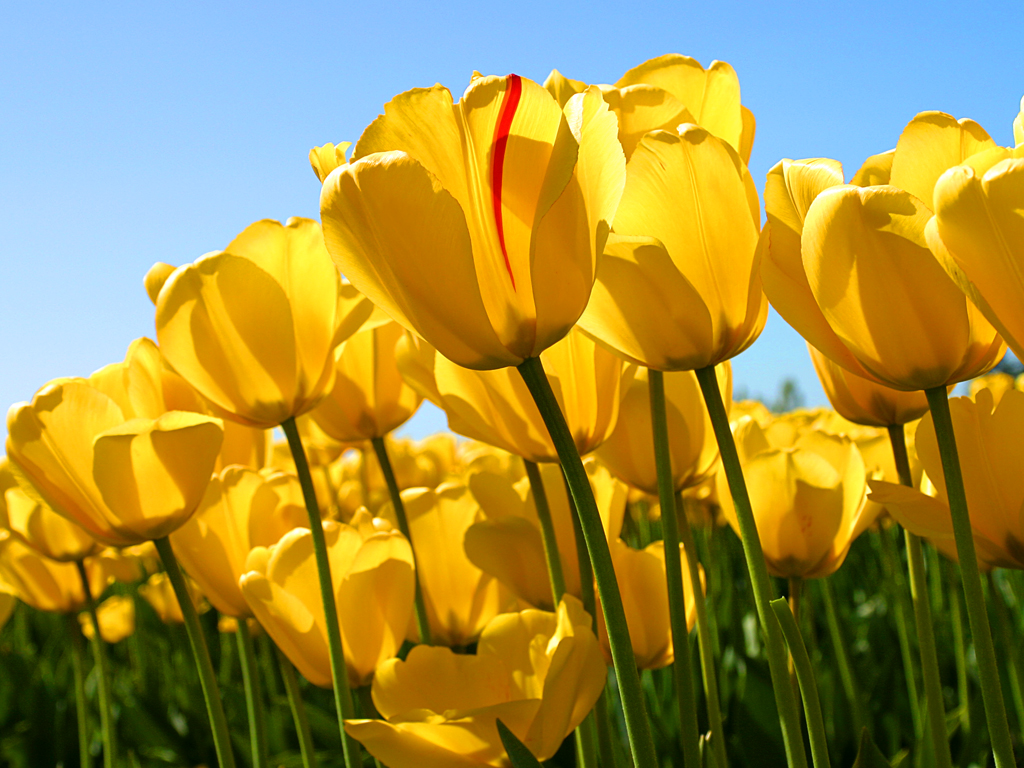
#> input picture exam_data/Tulips.jpg, 1024 x 768 px, found by its file name
$ python 16.py
#> lines starting #> are read from the running program, lines starting #| are printed output that depends on the picture
import matplotlib.pyplot as plt
from PIL import Image
try:
    im = Image.open("/Users/mercury/Documents/Python/exam_data/Tulips.jpg")
#> im is the input picture: PIL image 1024x768 RGB; mean R, G, B 161.3, 143.3, 66.7
    im = im.convert("L")
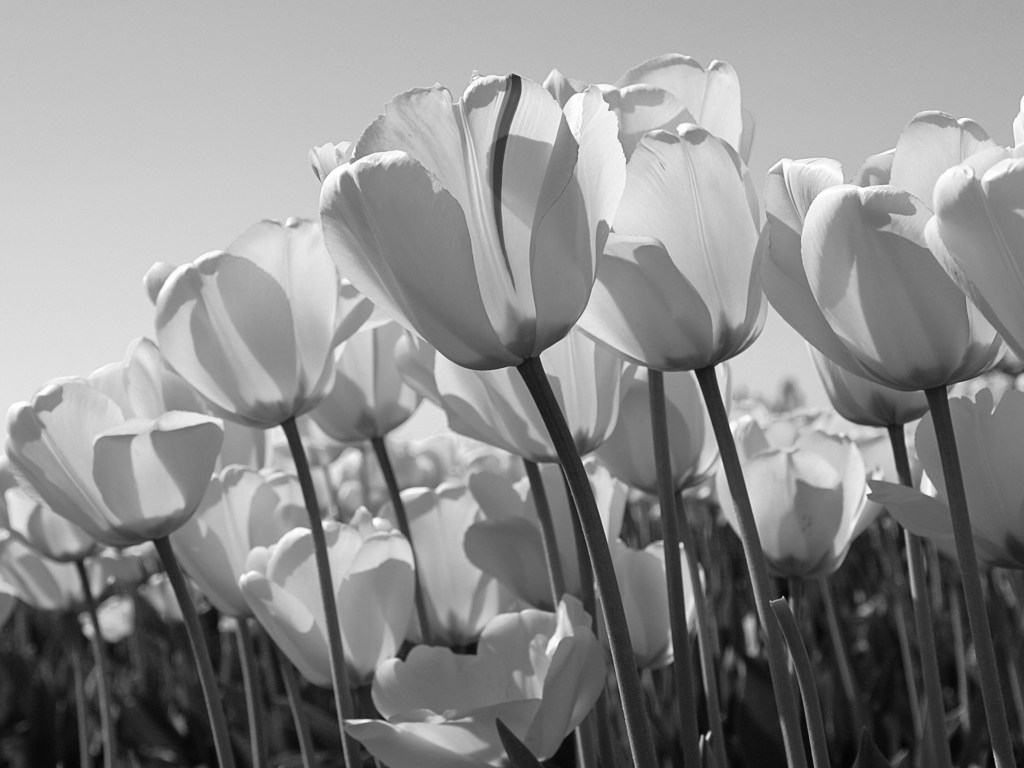
#> im: PIL image 1024x768 L; min 1, max 255, mean 139.9
    w, h = im.size
#> w = 1024; h = 768
    hd = [0] * w * h
    n = 0

    for i in range(w):
        for j in range(h):
            pixel = im.getpixel((i, j))
            hd[n] = pixel
            n = n+1
#> after the loop, hd = 786432 items; n = 786432
    # print(hd)
    plt.hist(hd, 256)
    plt.show()
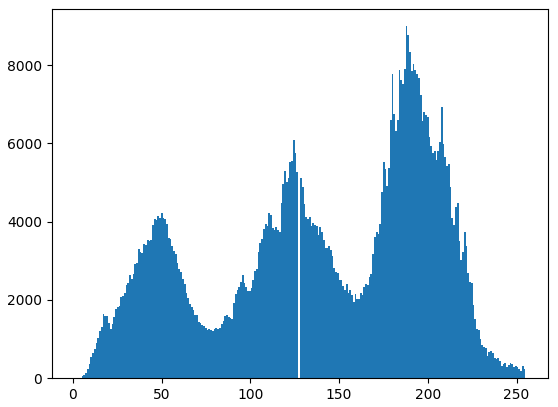
#> figure drawn by matplotlib, 1 panel; tallest bar 8993 high, from x = 187.5 to 188.5

except FileNotFoundError:
    print("File not found")
finally:
    print("Over!")
